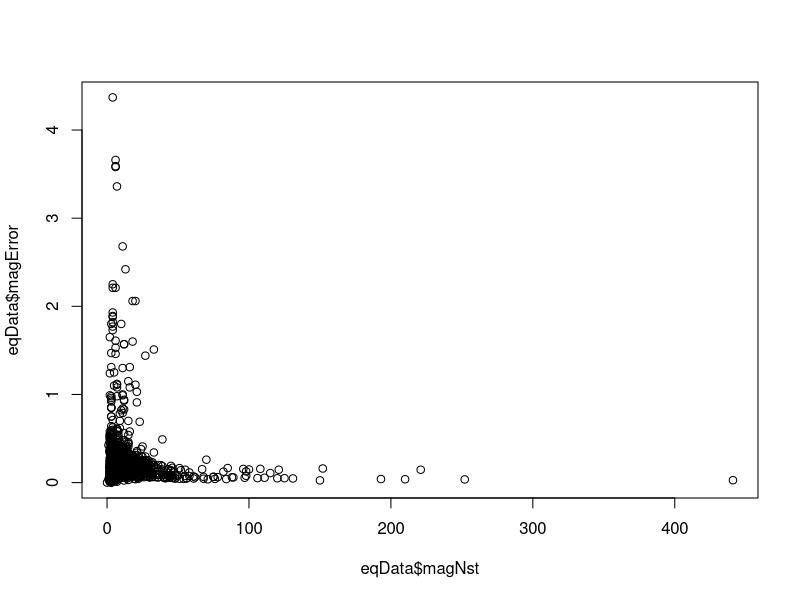
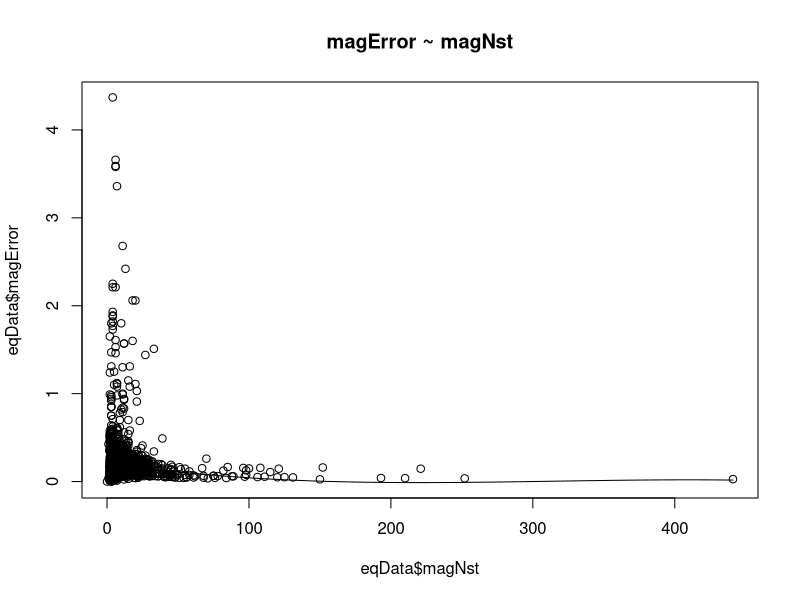
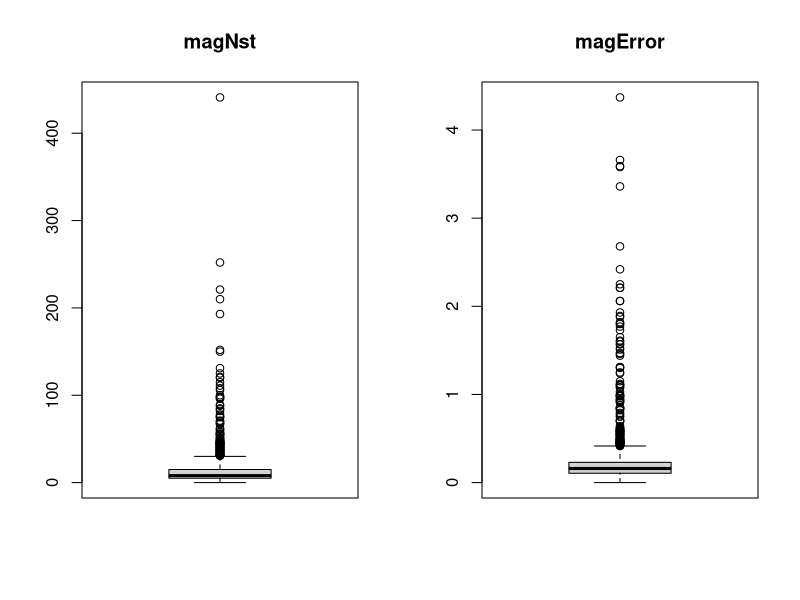
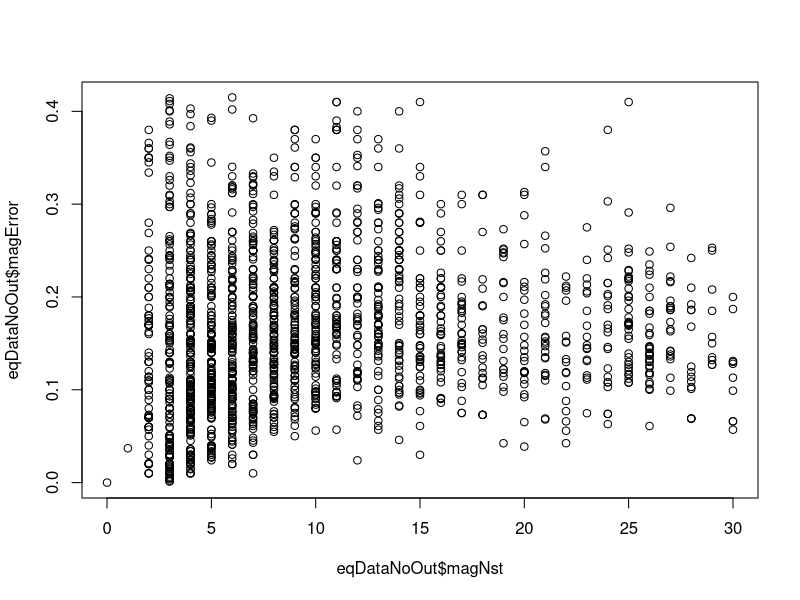
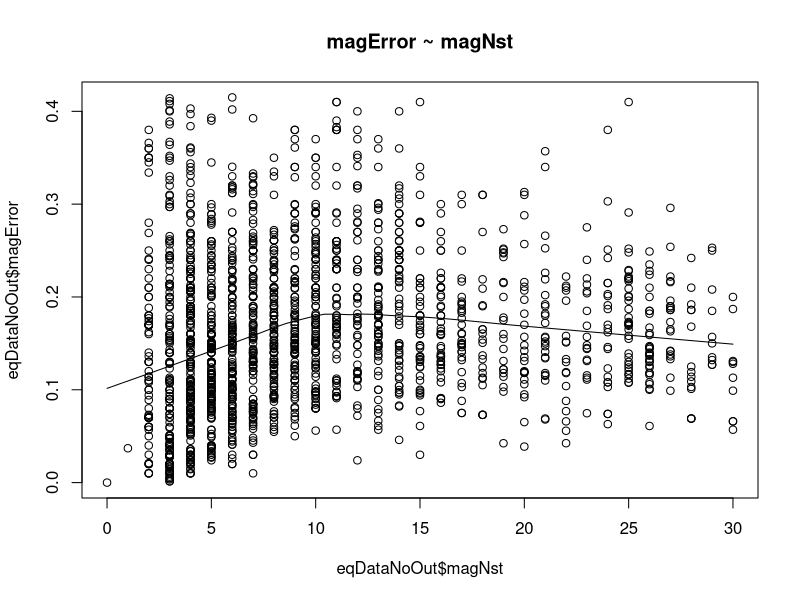
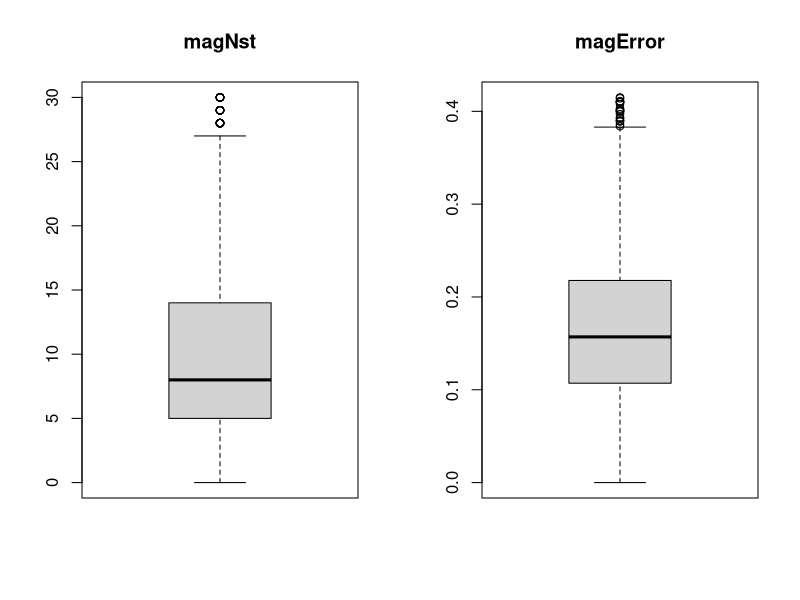

R code for these plots, in order:

# Read in raw data #############################################################

# Read in CSV data to a data frame
all_week <- read.csv("all_week.csv")

# Copy original CSV data into another data frame for manipulation
eqData <- all_week

# Clean up data set ############################################################

# Remove NA's for Stations Reporting Magnitude and Magnitude Error
eqData <- eqData[complete.cases(eqData$magNst, eqData$magError),]

# Plots and analysis ###########################################################

# Initial plot to find a potential pattern
plot(eqData$magNst, eqData$magError)

# Correlation Analysis
cor_test1 <- cor.test(eqData$magNst, eqData$magError)
cor_test1

# Scatter plot with line best fit
scatter.smooth(eqData$magNst, eqData$magError, main = "magError ~ magNst")

# Box plots showing outliers
par(mfrow = c(1,2))
boxplot(eqData$magNst, main="magNst")
boxplot(eqData$magError, main="magError")
par(mfrow = c(1,1))

# Pulling numbers directly from the box plots
boxplot.stats(eqData$magNst)$stats
boxplot.stats(eqData$magError)$stats

# Removing outliers more than 1.5 times the IQR from mean
eqDataNoOut <- eqData[(eqData$magNst <= boxplot.stats(eqData$magNst)$stats[5]),]
eqDataNoOut <- eqDataNoOut[(eqDataNoOut$magError <= boxplot.stats(eqData$magError)$stats[5]),]

# Basic scatter plot without outliers
plot(eqDataNoOut$magNst, eqDataNoOut$magError)

# Scatter plot with line of best fit without outliers
scatter.smooth(eqDataNoOut$magNst, eqDataNoOut$magError, main = "magError ~ magNst")

# Box plots showing the removal of most outliers
par(mfrow = c(1,2))
boxplot(eqDataNoOut$magNst, main="magNst")
boxplot(eqDataNoOut$magError, main="magError")
par(mfrow = c(1,1))

# Correlation analysis again showing little change
cor_test2 <- cor.test(eqDataNoOut$magNst, eqDataNoOut$magError)
cor_test2
